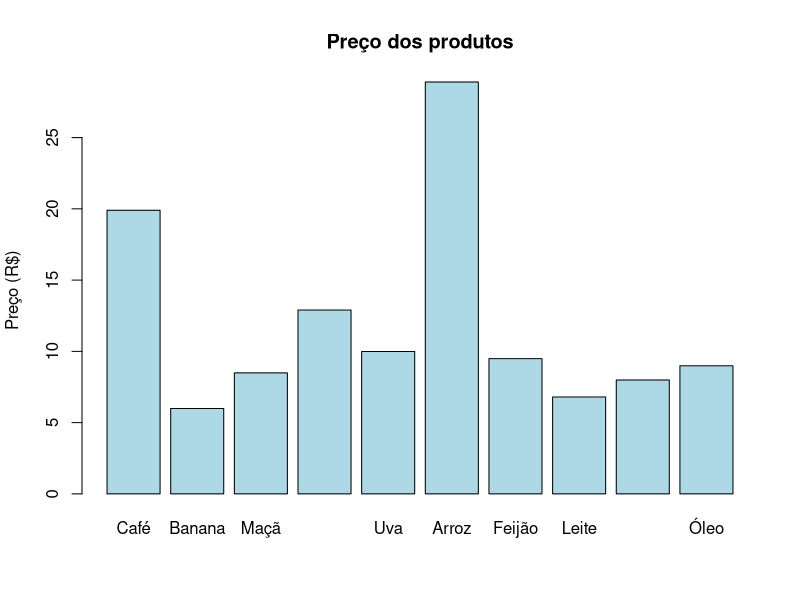

Recreate this plot in R.
### PRIMEIRO SCRIPT EM R ####

# Este arquivo apresenta alguns dos principais comandos
# para quem está começando a programar em R.

### Comentários ####

# O símbolo # inicia um comentário.
# Tudo o que vem depois dele na mesma linha é ignorado pelo R.
# Comentários são úteis para explicar o que o código faz.

### Operações básicas ####

# O R também pode ser utilizado como uma calculadora.
# Soma
2 + 3
# Subtração
10 - 4
# Multiplicação
5 * 2
# Divisão
20 / 4
# Potência
2^3

# Também podemos combinar operações usando parênteses.
(10 + 5) * 2


### Objetos e atribuição de valores ####

# O operador <- atribui um valor a um objeto.
# Objetos são utilizados para armazenar informações.
nome <- "Ana"
idade <- 30
cidade <- "Belo Horizonte"
altura <- 1.60

# Para visualizar o conteúdo de um objeto, basta escrever seu nome.
nome
idade
cidade
altura

# Também podemos utilizar objetos em cálculos.
ano_nascimento <- 2026 - idade
ano_nascimento

# A função ls() lista todos os objetos criados na sessão atual.
ls()


### Tipos de dados ####

# Existem diferentes tipos de dados em R.
# numeric: números
numero <- 10.5
# character: textos (sempre entre aspas)
texto <- "OSUBH"
# logical: resultado de uma condição (TRUE ou FALSE)
maior_de_idade <- idade >= 18

# class() informa o tipo (classe) de um objeto.
numero
class(numero)
texto
class(texto)
maior_de_idade
class(maior_de_idade)


### Vetores ####

# Um vetor armazena vários valores do mesmo tipo.
# A função c() (combine) reúne vários valores em um único vetor.
frutas <- c("Banana", "Maçã", "Manga", "Morango", "Uva")
precos <- c(5.99, 8.49, 6.99, 12.90, 9.99)

# Visualizando os vetores.
frutas
precos

# length() informa quantos elementos existem no vetor.
length(frutas)

# Em R, a contagem das posições começa em 1 (e não em 0).
frutas[1]
frutas[2:4]
frutas[c(1, 5)]

# Também podemos realizar operações com todos os elementos do vetor.
precos + 2

# As funções recebem seus argumentos entre parênteses.
# Soma
sum(precos)
# Média
mean(precos)
# Mediana
median(precos)
# Mínimo
min(precos)
# Máximo
max(precos)
# Desvio-padrão
sd(precos)
# Resumo estatístico (mínimo, quartis, mediana, média e máximo)
summary(precos)


### Valores ausentes (NA) ####

# NA representa um valor ausente (missing value).
precos2 <- c(5.99, 8.49, NA, 12.90, 9.99)

# is.na() identifica quais posições possuem valores ausentes.
is.na(precos2)

# na.rm = TRUE faz com que os valores ausentes sejam ignorados no cálculo.
mean(precos2, na.rm = TRUE)


### Data frames (tabelas de dados) ####

# Até agora trabalhamos com vetores.
# Agora vamos reunir diferentes vetores em uma única tabela.

# Um data frame é uma tabela.
# Cada coluna representa uma variável e cada linha representa uma observação.

mercado <- data.frame(
  produto = c(
    "Café",
    "Banana",
    "Maçã",
    "Morango",
    "Uva",
    "Arroz",
    "Feijão",
    "Leite",
    "Macarrão",
    "Óleo"
  ),
  categoria = c(
    "Bebida",
    "Fruta",
    "Fruta",
    "Fruta",
    "Fruta",
    "Grão",
    "Grão",
    "Laticínio",
    "Massa",
    "Óleo"
  ),
  preco = c(
    19.90,
    5.99,
    8.49,
    12.90,
    9.99,
    28.90,
    9.49,
    6.80,
    7.99,
    8.99
  )
)

# Visualizando a tabela.
mercado
View(mercado)

# Algumas funções úteis para conhecer uma base de dados.
# Primeiras linhas da tabela
head(mercado)
# Estrutura da tabela e o tipo de cada variável
str(mercado)
# Nome das colunas
names(mercado)
# Resumo descritivo da tabela
summary(mercado)

# O operador $ permite acessar uma coluna específica da tabela.
mercado$produto
mercado$preco

# Selecionando apenas os produtos com preço maior que R$ 10.
mercado[mercado$preco > 10, ]

# Selecionando apenas os produtos da categoria "Fruta".
mercado[mercado$categoria == "Fruta", ]

# Selecionando apenas a coluna "produto".
mercado[, "produto"]


### Gráfico básico ####

# O R permite criar diferentes tipos de gráficos.

barplot(
  # Valores representados pelas barras
  mercado$preco,
  # Nomes exibidos abaixo de cada barra
  names.arg = mercado$produto,
  # Cor das barras
  col = "lightblue",
  # Título do gráfico
  main = "Preço dos produtos",
  # Título do eixo Y
  ylab = "Preço (R$)"
)

### Boas práticas ####
# - Utilize comentários para explicar o código.
# - Dê nomes claros e descritivos aos objetos.
# - Organize o script em seções.
# - Execute os comandos passo a passo.
# - Observe os resultados no Console.
# - Salve seus scripts para reutilizá-los posteriormente.
# - Consulte a ajuda das funções usando ?nome_da_funcao ou help(nome_da_funcao).
